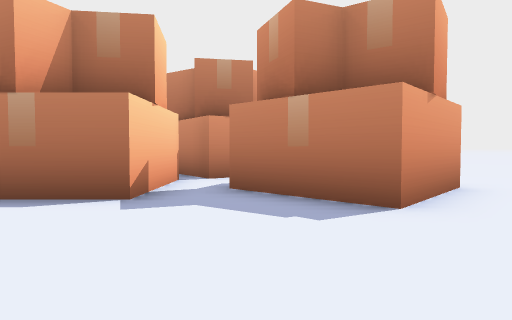
[1] (above)

24 first-person views from a walk through a scene from a Unity 3-D project. The camera is 1.2 m above the floor, tilts 2° down and sees 75° across. The floor is counted in squares, 2 m on a side. Each view is taken from the middle of a square. On the plan, view 1 faces up. The plan holds only what a view shows up to about 10 squares ahead; the rest is blank. The place goes on beyond the plan. Some animated figures are left out.

[2]
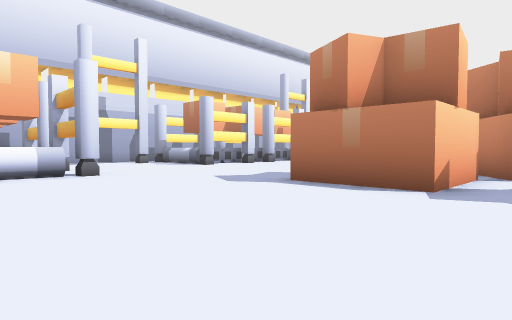

[3]
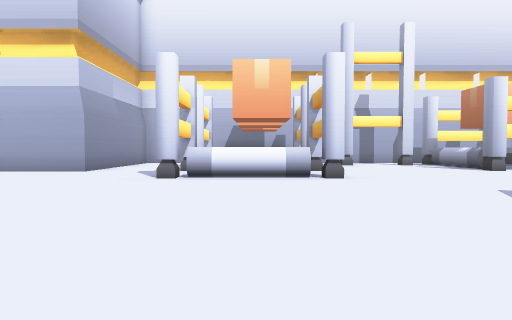

[4]
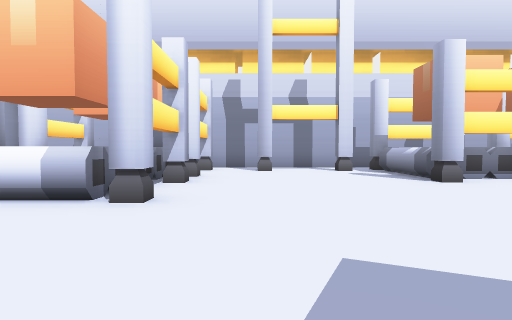

[5]
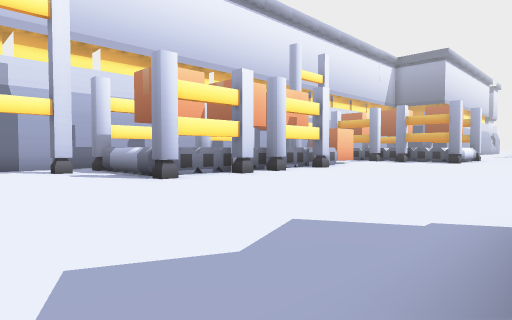

[6]
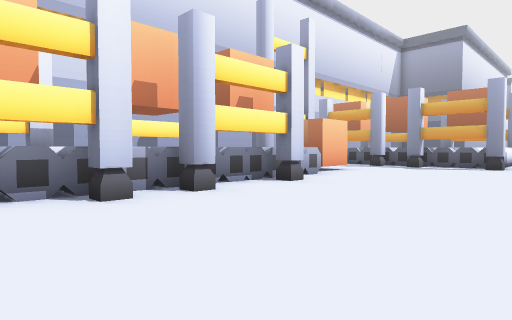

[7]
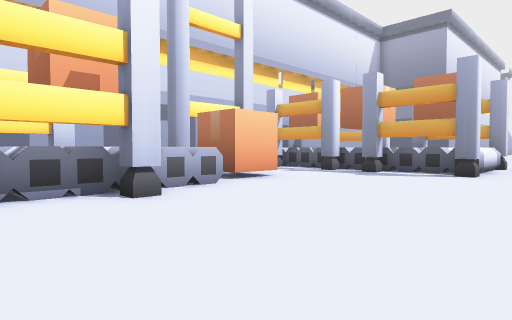

[8]
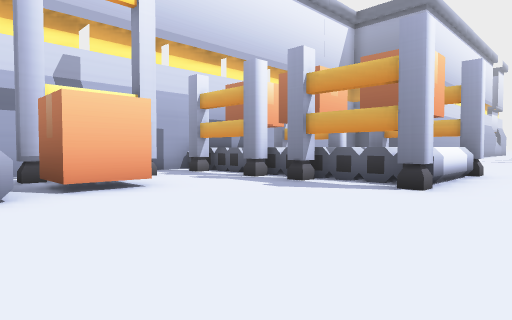

[9]
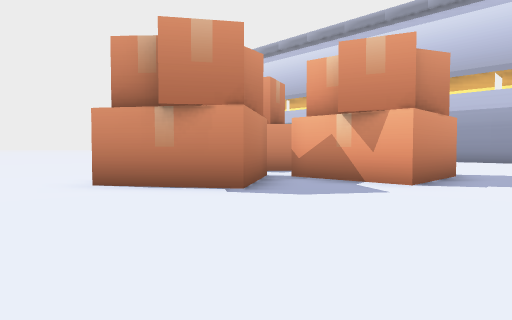

[10]
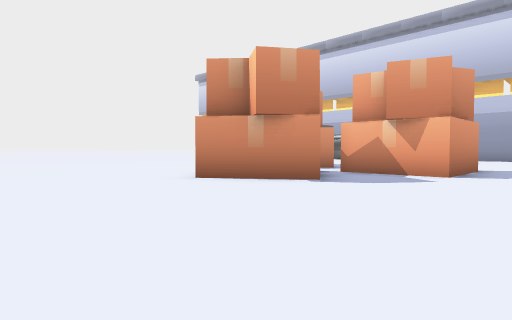

[11]
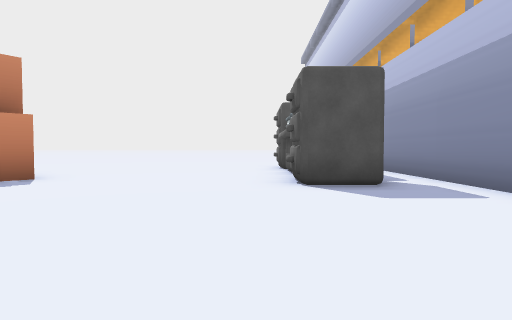

[12]
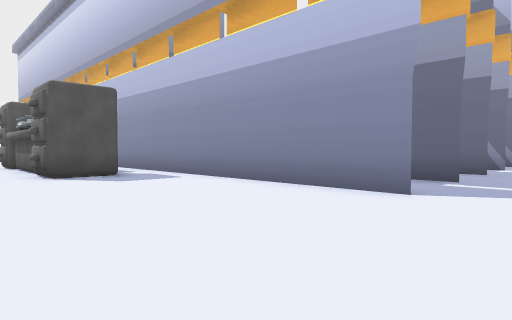

[13]
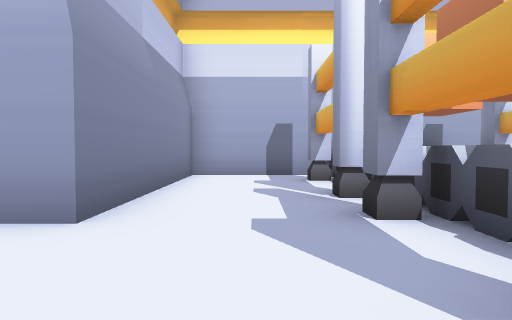

[14]
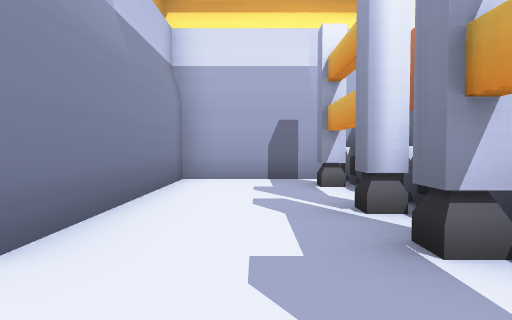

[15]
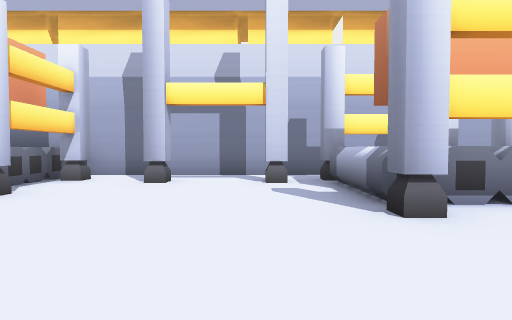

[16]
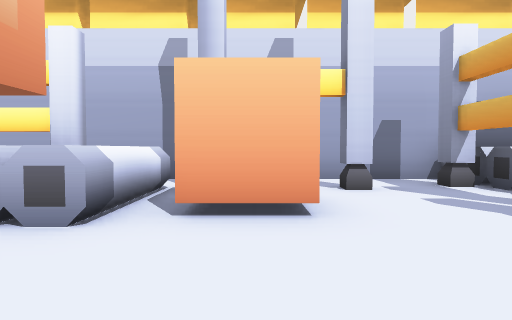

[17]
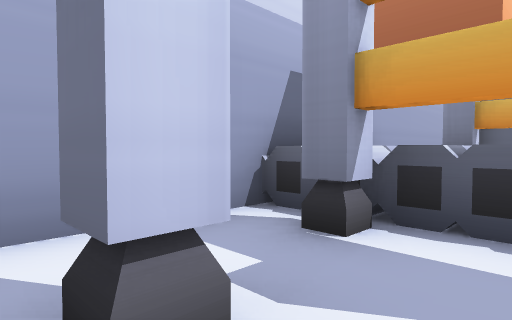

[18]
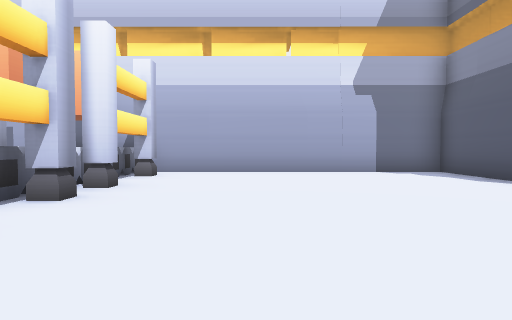

[19]
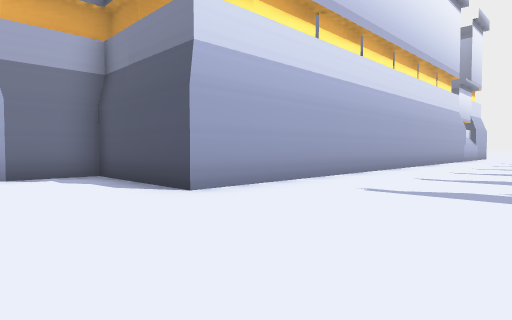

[20]
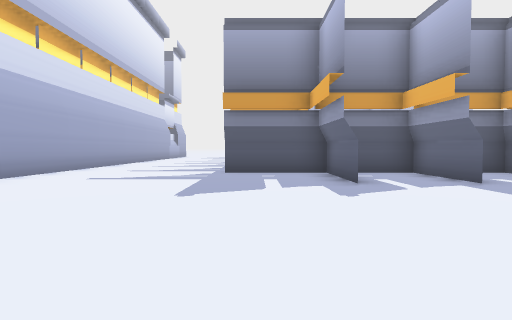

[21]
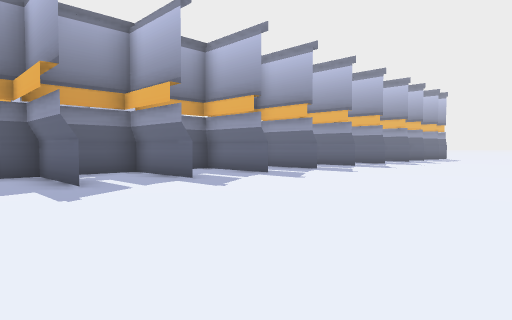

[22]
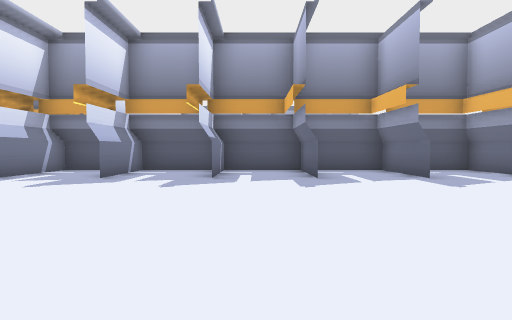

[23]
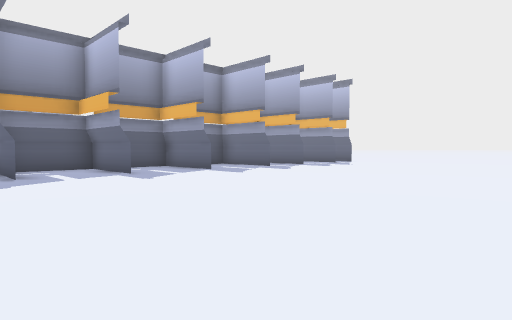

[24]
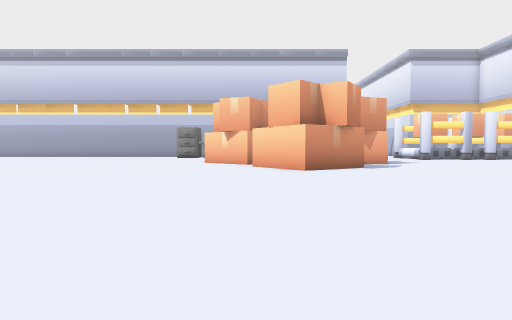

### Floor plan
Key: @ floor where view 1 was taken; # wall or solid block; . floor; B box; C cabinet; O other object.
Columns run from 15 left of view 1 to 8 right of it. Each row starts with its distance up from view 1.
 37      ..
 36     #...
 35     #...
 34     #....
 33     #....
 32     #....##############
 31     #......#.#.#.#.#..#
 30     #......#.#.#.#.#..#
 29 #####...................
 28 #.......................
 27 #.......................
 26 #.......................
 25 #.......................
 24 #............. .........
 23 #........       ........
 22 #........       .....
 21 #OOOOO O.
 20 O      O.
 19 #OOOOOOO.       .
 18 #.O.OO.O.      ...
 17 #.........    .....
 16 #.#.......   .......
 15 #..BB.....   .......
 14 #.#..................
 13 #. OO.................
 12 #   OO................
 11 #   O..................
 10 # OOOO.........O........
  9 # OOO........BBO........
  8 # O OO.......BBBO   ..
  7 # OOO.........B    ..
  6 #...OO.....OOO.. B ..
  5 #.#........O O.BBBO..
  4 #..........OOO..BO...
  3 #.#..................
  2 #....................
  1 #OOOOOOO.............
  0 O      O.......@.....
 -1 OOOOOOOO.............
 -2 #.O.OO.O........CCOOCC
 -3 #...............CC.OCC
 -4 ######....##########
 -5      #..... # #
 -6      #.  ..
 -7      #   .#

Where each view was taken, in squares from view 1:
view 1: 0 up, 0 right, facing up
view 2: 1 down, 0 right, facing up-left
view 3: 0 up, 1 left, facing left
view 4: 3 up, 4 left, facing left
view 5: 3 up, 4 left, facing up-left
view 6: 7 up, 6 left, facing up-left
view 7: 10 up, 6 left, facing up-left
view 8: 13 up, 6 left, facing up-left
view 9: 12 up, 6 left, facing down-right
view 10: 14 up, 6 left, facing down-right
view 11: 1 down, 5 left, facing right
view 12: 0 up, 7 left, facing down-right
view 13: 3 down, 7 left, facing left
view 14: 3 down, 8 left, facing left
view 15: 5 up, 7 left, facing left
view 16: 15 up, 8 left, facing left
view 17: 16 up, 12 left, facing up-left
view 18: 24 up, 6 left, facing left
view 19: 26 up, 7 left, facing up-left
view 20: 24 up, 6 left, facing up
view 21: 24 up, 6 left, facing up-right
view 22: 23 up, 1 right, facing up
view 23: 22 up, 1 right, facing up-right
view 24: 19 up, 1 right, facing down
